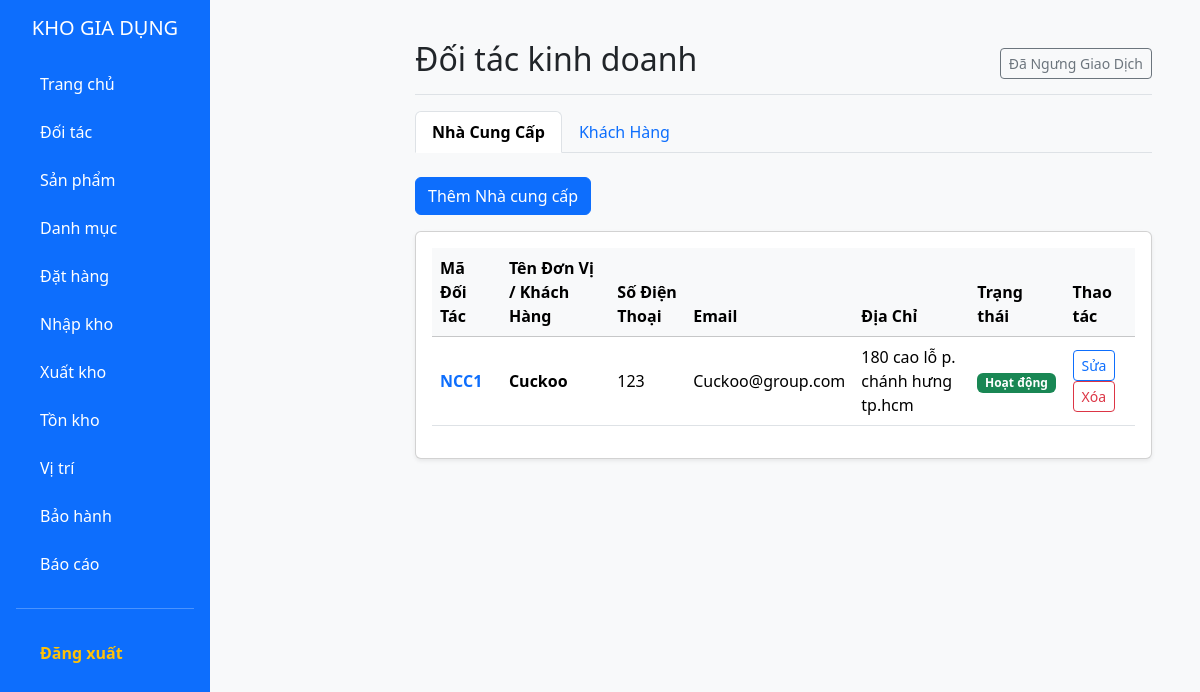
The app's page /public/partner/supplier (signed in), older data.
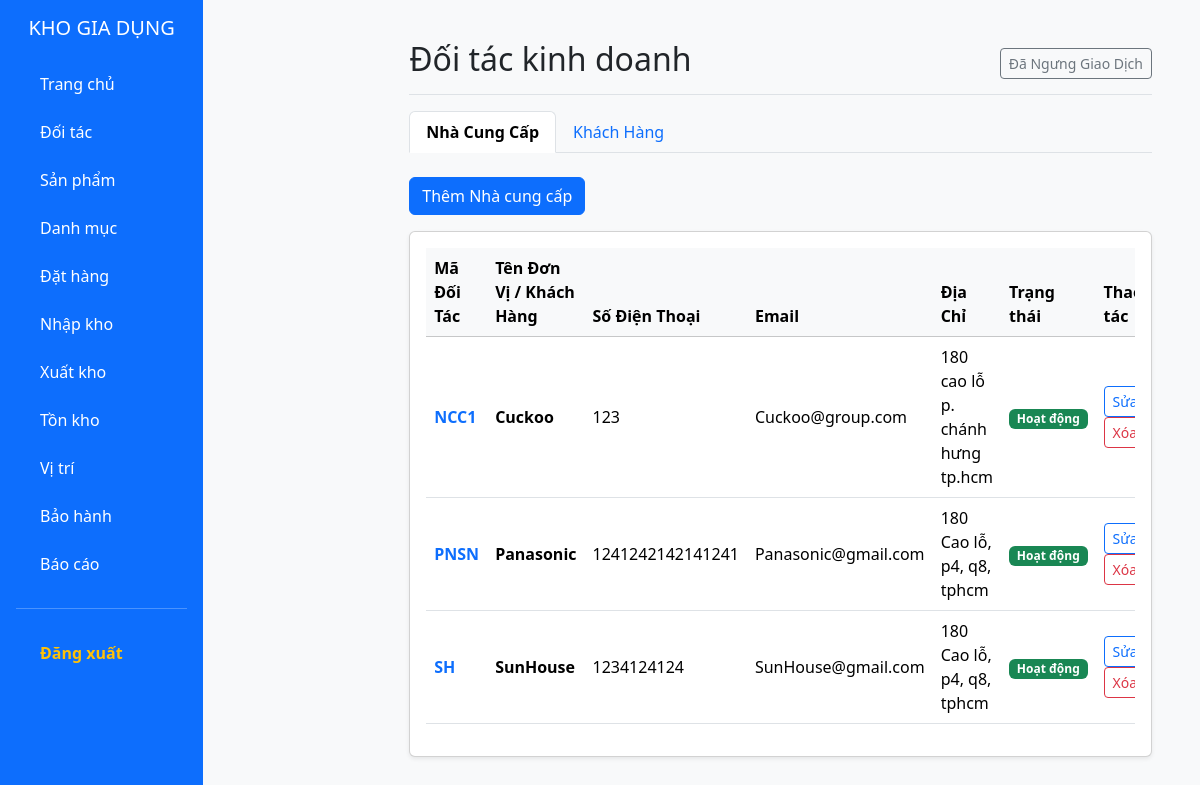
The same page, newer data.
### tables this page shows
CREATE TABLE IF NOT EXISTS `nhacungcap` (
  `maNCC` varchar(10) NOT NULL,
  `tenNCC` varchar(100) NOT NULL,
  `diaChi` varchar(200) DEFAULT NULL,
  `sdt` varchar(20) DEFAULT NULL,
  `email` varchar(50) DEFAULT NULL,
  `trangThai` tinyint DEFAULT '1',
  PRIMARY KEY (`maNCC`)
);

### app/controllers/PartnerController.php (called while the page is built, shortened)
<?php
class PartnerController extends Controller {
    private $partnerModel;
    public function __construct() {
        $this->partnerModel = $this->model('PartnerModel');
    }
    public function supplier() {
        $data = [
            'title' => 'Quản lý Nhà cung cấp',
            'type' => 'supplier',
            'list' => $this->partnerModel->getSuppliers()
        ];
        $this->view('partners/index', $data);
    }
}
?>

### app/core/app.php (called while the page is built, shortened)
<?php
class App {
    protected $action = 'index';
    public function __construct() {
        $url = $this->parseUrl();
        if (isset($url[0])) {
            if (file_exists(APP_ROOT . '/controllers/' . ucfirst($url[0]) . 'Controller.php')) {
                unset($url[0]);
            }
        }
        $this->controller = new $this->controller;
        if (isset($url[1])) {
            if (method_exists($this->controller, $url[1])) {
                $this->action = $url[1];
                unset($url[1]);
            }
        }
        $this->params = $url ? array_values($url) : [];
        call_user_func_array([$this->controller, $this->action], $this->params);
    }
    public function parseUrl() {
        if (isset($_GET['url'])) {
            return explode('/', filter_var(rtrim($_GET['url'], '/'), FILTER_SANITIZE_URL));
        }
    }
}
?>

### public/index.php (called while the page is built, shortened)
<?php
require_once ROOT_PATH . '/app/core/Database.php';
require_once ROOT_PATH . '/app/core/Controller.php';
require_once ROOT_PATH . '/app/core/App.php';
$app = new App();
?>

### app/models/PartnerModel.php (called while the page is built, shortened)
<?php
class PartnerModel {
    private $conn;
    public function __construct() {
        $this->conn = Database::getInstance()->getConnection();
    }
    public function getSuppliers() {
        $sql = "SELECT * FROM NHACUNGCAP WHERE trangThai = 1 ORDER BY tenNCC ASC";
        $stmt = $this->conn->prepare($sql);
        $stmt->execute();
        return $stmt->fetchAll();
    }
}
?>

### app/core/Database.php (called while the page is built, shortened)
<?php
class Database {
    private static $instance = null;
    private $conn;
    private function __construct() {
        try {
            $dsn = "mysql:host=" . DB_HOST . ";dbname=" . DB_NAME . ";charset=utf8mb4";
            $this->conn = new PDO($dsn, DB_USER, DB_PASS);
            $this->conn->setAttribute(PDO::ATTR_ERRMODE, PDO::ERRMODE_EXCEPTION);
            $this->conn->setAttribute(PDO::ATTR_DEFAULT_FETCH_MODE, PDO::FETCH_ASSOC);
        } catch(PDOException $e) {
            die("Lỗi kết nối MySQL: " . $e->getMessage());
        }
    }
    public static function getInstance() {
        if (!self::$instance) {
            self::$instance = new Database();
        }
        return self::$instance;
    }
    public function getConnection() {
        return $this->conn;
    }
}
?>

### app/views/partners/index.php (the view, shortened to what the changed rows need)
<?php require_once APP_ROOT . '/views/layouts/header.php'; ?>
<?php require_once APP_ROOT . '/views/layouts/sidebar.php'; ?>
<main class="col-md-9 ms-sm-auto col-lg-10 px-md-4">
    <div class="d-flex justify-content-between flex-wrap flex-md-nowrap align-items-center pt-3 pb-2 mb-3 border-bottom">
        <h1 class="h2">Đối tác kinh doanh</h1>
    </div>
    <div class="card shadow-sm">
        <div class="card-body">
            <div class="table-responsive">
                <table class="table table-hover align-middle">
                    <thead class="table-light">
                        <tr>
                            <th>Mã Đối Tác</th>
                            <th>Tên Đơn Vị / Khách Hàng</th>
                            <th>Số Điện Thoại</th>
                            <th>Email</th>
                            <th>Địa Chỉ</th>
                            <th>Trạng thái</th>
                            <th>Thao tác</th>
                        </tr>
                    </thead>
                    <tbody>
                        <?php if (!empty($data['list'])): ?>
                            <?php foreach ($data['list'] as $item): ?>
                                <?php
                                    $code = ($data['type'] == 'supplier') ? $item['maNCC'] : $item['maKH'];
                                    $name = ($data['type'] == 'supplier') ? $item['tenNCC'] : $item['tenKH'];
                                ?>
                                <tr>
                                    <td class="fw-bold text-primary"><?php echo $code; ?></td>
                                    <td class="fw-bold"><?php echo $name; ?></td>
                                    <td><?php echo $item['sdt']; ?></td>
                                    <td><?php echo $item['email']; ?></td>
                                    <td><?php echo $item['diaChi']; ?></td>
                                    <td>
                                        <span class="badge bg-success">Hoạt động</span>
                                    </td>
                                    <td>
                                        <a href="<?php echo BASE_URL; ?>/partner/edit/<?php echo $data['type']; ?>/<?php echo $code; ?>"
                                           class="btn btn-sm btn-outline-primary">
                                           <i class="bi bi-pencil"></i> Sửa
                                        </a>
                                        <a href="<?php echo BASE_URL; ?>/partner/delete/<?php echo $data['type']; ?>/<?php echo $code; ?>"
                                           class="btn btn-sm btn-outline-danger"
                                           onclick="return confirm('Bạn có chắc chắn muốn xóa đối tác này? Nếu đã có giao dịch, hệ thống sẽ chuyển sang trạng thái ngưng hoạt động.');">
                                           <i class="bi bi-trash"></i> Xóa
                                        </a>
                                    </td>
                                </tr>
                            <?php endforeach; ?>
                        <?php else: ?>
                            <tr><td colspan="7" class="text-center text-muted">Chưa có dữ liệu.</td></tr>
                        <?php endif; ?>
                    </tbody>
                </table>
            </div>
        </div>
    </div>
</main>
<?php require_once APP_ROOT . '/views/layouts/footer.php'; ?>

Row changes from the older to the newer data that the page shows:
added nhacungcap: maNCC "PNSN", tenNCC "Panasonic", sdt "1241242142141241", email "Panasonic@gmail.com", diaChi "180 Cao lỗ, p4, q8, tphcm"
added nhacungcap: maNCC "SH", tenNCC "SunHouse", sdt "1234124124", email "SunHouse@gmail.com", diaChi "180 Cao lỗ, p4, q8, tphcm"
